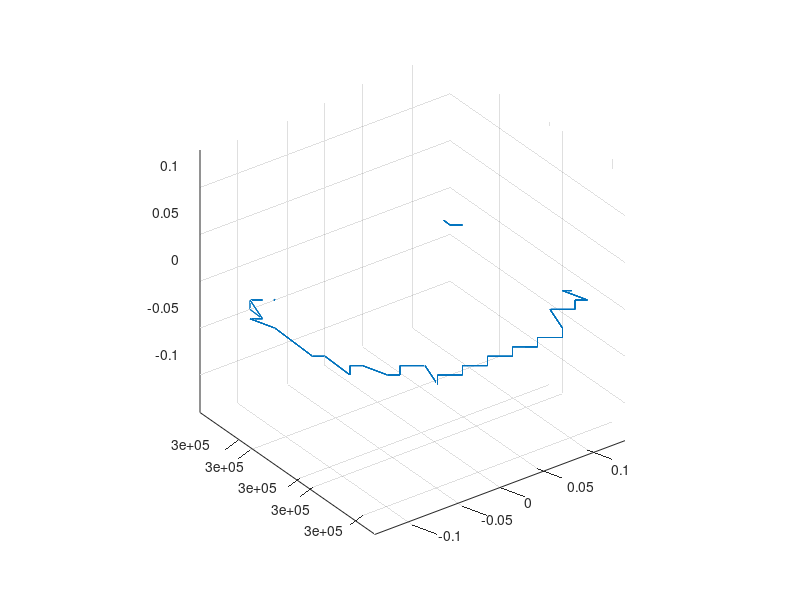
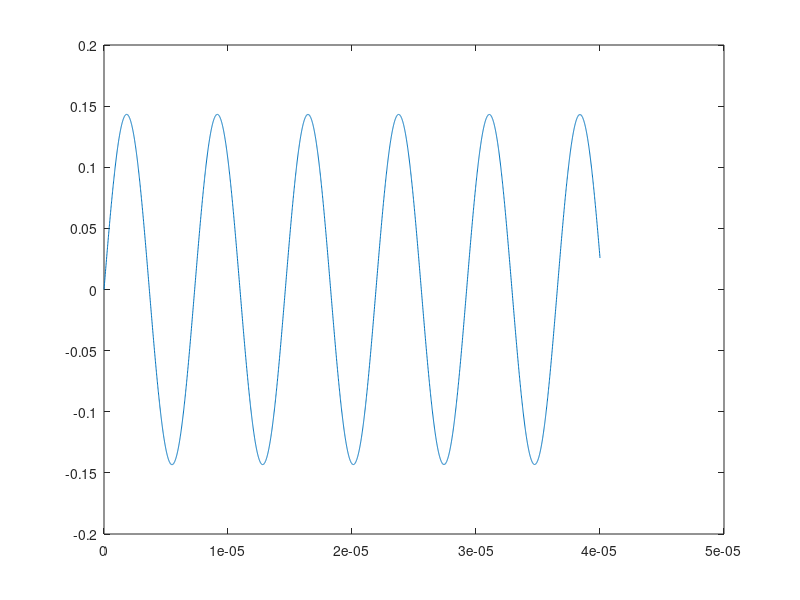

The MATLAB script that drew these images, in order:
clc;
clear all;
s = sqrt(15156331000);

v0 = [s 0  0]';  %initial velocity
tspan = 0:.00000001:0.0000400;
B = [0 0 0.000005]';  %magnitude of B
E = [0 0 0]'
%E = 0*sin(0.005*tspan);
%F = E'*[1 0 1];
m = 9.31e-31;  
q = 1.6e-19;  %charge on particle
r0 = [0 300000 0]'; %initial position of particle 
y0 = [r0; v0];
f = @(t,y) [y(4:6); E + (q/m)*cross(y(4:6),B)];
[t,y] = ode45(f,tspan,y0);
figure(1)
plot3(y(:,1),y(:,2),y(:,3))
grid;
axis equal;
zci = @(v) find(v(:).*circshift(v(:), [-1 0]) <= 0);                    % Returns Zero-Crossing Indices Of Argument Vector
zx = zci(y(:,1))
timeperiod = 2*(zx(3)-zx(2))* .00000001
radius = max(y(:,1)) % calculated from plot 


figure(2)
plot(t,y(:,1))